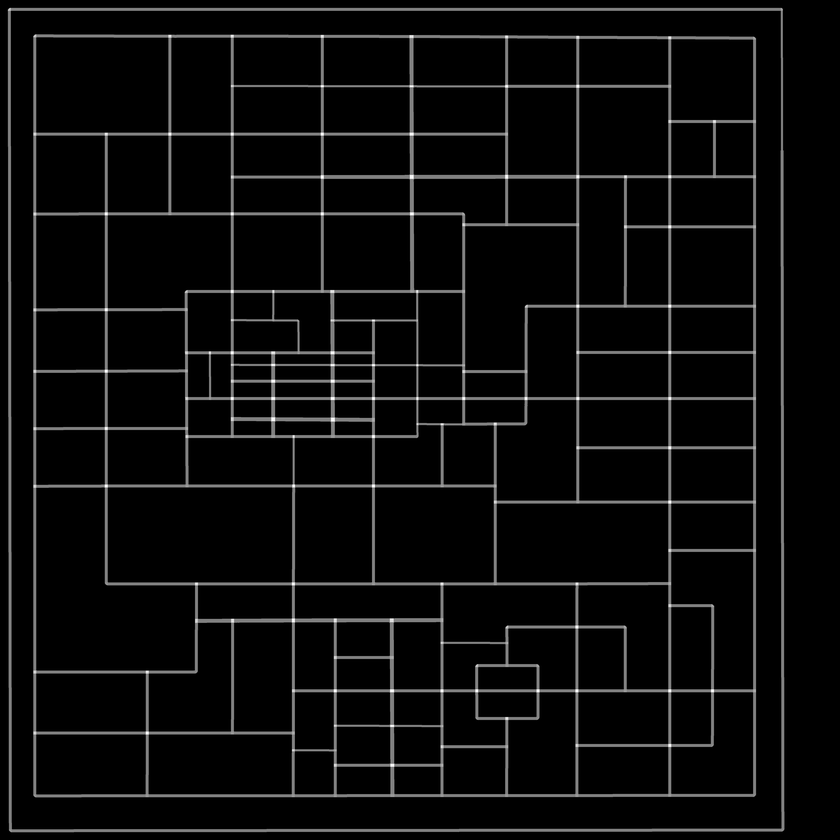
#> input picture processed_image_1_20_60_1.png, 840 x 840 px, shrunk from 4794 x 4794 before the run
$ python run.py
#> lines starting #> are read from the running program, lines starting #| are printed output that depends on the picture; after the words box and inside, x2 and y2 are one past the last pixel; in counts of white or black regions, pixels touching at a corner belong together
### find_feature.py
import cv2
import numpy as np
import os
from find_point import find_junction, bfs
from skimage.morphology import medial_axis, skeletonize
from peakRange import peak_process_image, find_peak_ranges, generate_peak_ranges
from arrayDifference import calculate_gray_sum


# [96 lines left out: functions thinning_image, process_image, not called in this run]


def process_image2(image_path, down_sampling=4, k=20, L=15, pix_thresholded=0.9):
#> called with image_path = './pics/image_3.png', down_sampling = 1, k = 20, L = 60, pix_thresholded = 1
    if os.path.exists(f'processed_image_{down_sampling}_{k}_{L}_{pix_thresholded}.png'):
        print("processed_image.jpg has exist")
        return cv2.imread(f'processed_image_{down_sampling}_{k}_{L}_{pix_thresholded}.png', cv2.IMREAD_GRAYSCALE)
#> returned value is the input picture: shape (840, 840); min 0, max 255, mean 11.8
    else:
        # 1. 读取灰度图像
        image = cv2.imread(image_path, cv2.IMREAD_GRAYSCALE)
        # 下采样参数
        scale_factor = 1 / down_sampling  # 缩小 8 倍

        # 计算新的图像尺寸
        new_width = int(image.shape[1] * scale_factor)
        new_height = int(image.shape[0] * scale_factor)
        new_size = (new_width, new_height)

        # 进行下采样
        resized_image = cv2.resize(image, new_size)

        # 2. 设定阈值超参数k并进行图像阈值处理
        thresholded_image = np.where(resized_image > k, 128, 0)
        # cv2.imwrite('thresholded_image.jpg', thresholded_image)

        # 进行细化
        thresholded_image = thinning_image(thresholded_image, L / 4)

        # 3. 构建垂直方向的直角模板
        # vertical_templates = create_corner_templates(L)
        vertical_num = [192, 160, 144, 136]

        # 4. 添加边界padding
        thresholded_image = np.pad(thresholded_image, L, mode='constant', constant_values=0)

        sum_of_y, sum_of_x = peak_process_image(thresholded_image, True)
        y_peak_ranges, x_peak_ranges = find_peak_ranges(sum_of_y, sum_of_x)
        peak_range_list = generate_peak_ranges(y_peak_ranges, x_peak_ranges)

        # 4. 遍历整张图片，使用模板进行匹配，并进行灰度值按位"或"运算
        processed_image = np.copy(thresholded_image)  # 创建一个副本用于处理
        height, width = thresholded_image.shape

        # 复制一份相同的图片出来
        copy_image = np.copy(thresholded_image)

        print("field count: {}".format(len(peak_range_list)))
        cnt = 0
        # 由于图象可能会有像素级缺损，给定一个满足条件的阈值 pix_thresholded
        for peak_range in peak_range_list:
            cnt += 1
            if cnt % 100 == 0:
                print(cnt)
            for y in range(peak_range[1], peak_range[3] + 1):
                for x in range(peak_range[0], peak_range[2] + 1):
                    # 边界处理
                    if x < L or x > width - L or y < L or y > height - L:
                        continue
                    # 手动涉及4个匹配模板，复杂度n

                    # 用矩形模板匹配，复杂度为n^2
                    # for i, template in enumerate(vertical_templates):
                    #     if (template[0] * copy_image[y:y + L, x:x + L]).sum() == 128 * (2 * L - 1):
                    #         y_pad = template[1]
                    #         x_pad = template[2]
                    #         padded_image[y + y_pad, x + x_pad] = padded_image[y + y_pad, x + x_pad] | vertical_num[i]

                    # (开口向↘)
                    if (copy_image[y:y + L, x]).sum() >= 128 * L * pix_thresholded and (
                            copy_image[y, x:x + L]).sum() >= 128 * L * pix_thresholded:
                        thresholded_image[y, x] = thresholded_image[y, x] | vertical_num[0]
                    # (开口向↙)
                    if (copy_image[y:y + L, x]).sum() >= 128 * L * pix_thresholded and (
                            copy_image[y, x - L + 1:x + 1]).sum() >= 128 * L * pix_thresholded:
                        thresholded_image[y, x] = thresholded_image[y, x] | vertical_num[1]
                    # (开口向↗)
                    if (copy_image[y - L + 1:y + 1, x]).sum() >= 128 * L * pix_thresholded and (
                            copy_image[y, x:x + L]).sum() >= 128 * L * pix_thresholded:
                        thresholded_image[y, x] = thresholded_image[y, x] | vertical_num[2]
                    # (开口向↖)
                    if (copy_image[y - L + 1:y + 1, x]).sum() >= 128 * L * pix_thresholded and (
                            copy_image[y, x - L + 1:x + 1]).sum() >= 128 * L * pix_thresholded:
                        thresholded_image[y, x] = thresholded_image[y, x] | vertical_num[3]

        # 6. 删除边界padding
        processed_image = thresholded_image[L:-L, L:-L]

        # 7. 保存灰度图
        cv2.imwrite(f'./pics/processed_image_{down_sampling}_{k}_{L}_{pix_thresholded}.png', processed_image)

        # 8. 返回文件路径
        return processed_image


# [79 lines left out: function process_image3, not called in this run]


# [3 lines that do not run on import are left out]

### find_point.py
from collections import deque

import numpy as np
import cv2
import json
from peakRange import peak_process_image, find_peak_ranges, generate_peak_ranges


class Point:
    def __init__(self, pid, y, x, cls):
        self.pid = pid
        self.y = y
        self.x = x
        self.cls = cls

    def __str__(self):
        return f"Point: pid={self.pid}, y={self.y}, x={self.x}, cls={self.cls}"


class Box:
    # [7 lines left out: function __init__, not called in this run]


class NumpyEncoder(json.JSONEncoder):
    # [12 lines left out: functions default, to_json_and_save, not called in this run]


def reset_values(arr, value, new_value):
    mask = (arr == value)  # 创建一个布尔掩码，表示arr中值为value的位置
    arr[mask] = new_value  # 将掩码为True的位置的值置为new_value


def get_top_k_indices(arr, k):
    indices = np.argsort(arr)[-k:]  # 对数组进行升序排序，并取最后的k个索引
    return indices[::-1]  # 将索引顺序反转，得到前k个最大值的索引


# [198 lines left out: functions calculate_nonzero_lengths, sliding_window, non_max_suppression, calculate_iou, find_junction, bfs, not called in this run]


def bfs2(process_image, image_path, down_sampling):
#> called with image_path = './pics/image_3.png', down_sampling = 1
    height, width = process_image.shape
#> height = 840; width = 840
    # 重新计算peak，因为get_featrue是计算过padding的，坐标轴不一样
    sum_of_y, sum_of_x = peak_process_image(process_image)
#> in peak_process_image, `sum_of_y = np.sum(gray_img, axis=1)`: sum_of_y = 840 values, max 103588 at index 830, min 0 at index 0, mean 9950.2
#> in peak_process_image, `sum_of_x = np.sum(gray_img, axis=0)`: sum_of_x = 840 values, max 110120 at index 9, min 0 at index 0, mean 9950.2
    y_peak_ranges, x_peak_ranges = find_peak_ranges(sum_of_y, sum_of_x)
#> in find_peak_ranges, `y_derivatives = [int(sum_of_y[i + 1]) - int(sum_of_y[i]) for i in rang..`: y_derivatives = 839 values, max 82945 at index 7, min -82589 at index 10, mean 0
#> in find_peak_ranges, `x_derivatives = [int(sum_of_x[i + 1]) - int(sum_of_x[i]) for i in rang..`: x_derivatives = 839 values, max 81918 at index 780, min -84429 at index 755, mean 0
#> in find_peak_ranges, `threshold = min(max(map(abs, y_derivatives)), max(map(abs, x_derivativ..`: threshold = 829.5
#> after the loop in find_peak_ranges, `for i in range(len(y_derivatives)):`: start_index = 827; y_peak_ranges = 53 pairs, first value 6 to 798, second value 10 to 799
#> after the loop in find_peak_ranges, `for i in range(len(x_derivatives)):`: start_index = 779; x_peak_ranges = 34 pairs, first value 6 to 751, second value 11 to 756
#> y_peak_ranges = 54 pairs, first value 6 to 827, second value 10 to 832; x_peak_ranges = 35 pairs, first value 6 to 779, second value 11 to 784
    peak_range_list = generate_peak_ranges(y_peak_ranges, x_peak_ranges)
#> in generate_peak_ranges, `peak_range_list = [[x_peak_range[0], y_peak_range[0], x_peak_range[1],..`: peak_range_list = 1890 items, first 6: [6, 6, 11, 10], [12, 6, 13, 10], [32, 6, 36, 10], [37, 6, 38, 10], [103, 6, 107, 10], [144, 6, 148, 10]
#> in generate_peak_ranges, `unique_peak_range_list = sorted(list(peak_range_list), key=lambda x: x..`: unique_peak_range_list = 1890 items, first 6: [6, 6, 11, 10], [6, 33, 11, 39], [6, 83, 11, 87], [6, 119, 11, 122], [6, 129, 11, 130], [6, 131, 11, 135]
#> peak_range_list has the same summary as unique_peak_range_list in generate_peak_ranges

    # 1. 将二值图所有值为128的位置置为0
    copy_image = np.copy(process_image)
    reset_values(copy_image, 128, 0)
#> in reset_values, `mask = (arr == value)`:
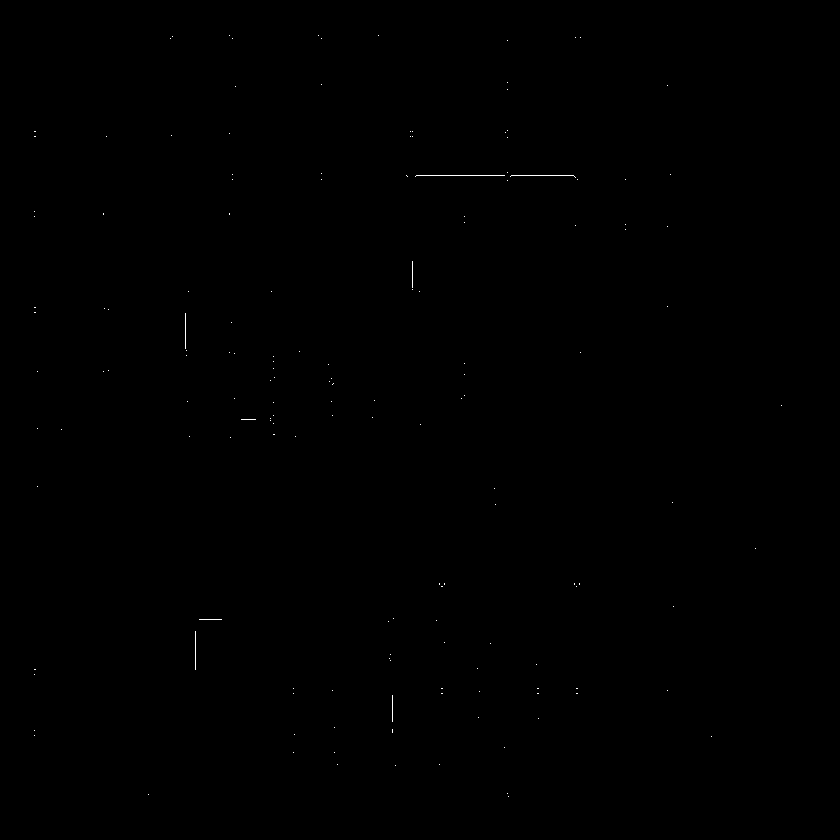
#> mask: shape (840, 840) bool; 0.07% white in thin lines or dots, all inside (x1, y1, x2, y2) = (34, 35, 782, 797)
    id_map = np.zeros((height, width), dtype=int)
    visited = np.zeros((height, width), dtype=bool)
    id_counter = 1
    points = []

    def get_neighbors(y, x):
        neighbors = []
        if y > 0:
            neighbors.append((y - 1, x))
        if y < height - 1:
            neighbors.append((y + 1, x))
        if x > 0:
            neighbors.append((y, x - 1))
        if x < width - 1:
            neighbors.append((y, x + 1))
        return neighbors

    def bfs_from_point(start_y, start_x):
        nonlocal id_counter
        queue = deque([(start_y, start_x)])
        visited[start_y, start_x] = True
        cls_counts = {}  # Count of each pixel value within the connected component
        while queue:
            y, x = queue.popleft()
            pixel_value = copy_image[y, x]
            id_map[y, x] = id_counter
            cls_counts[pixel_value] = cls_counts.get(pixel_value, 0) + 1

            for neighbor_y, neighbor_x in get_neighbors(y, x):
                if not visited[neighbor_y, neighbor_x] and copy_image[neighbor_y, neighbor_x] != 0:
                    visited[neighbor_y, neighbor_x] = True
                    queue.append((neighbor_y, neighbor_x))

        max_cls = max(cls_counts, key=lambda k: cls_counts[k])
        if cls_counts.get(248, 0) != 0:
            max_cls = 248
        y_mean = np.mean([point[0] for point in np.argwhere(id_map == id_counter)])
        x_mean = np.mean([point[1] for point in np.argwhere(id_map == id_counter)])
        points.append(Point(id_counter - 1, int(y_mean), int(x_mean), max_cls))
        id_counter += 1

    for peak_range in peak_range_list:
        for y in range(peak_range[1], peak_range[3] + 1):
            for x in range(peak_range[0], peak_range[2] + 1):
                if not visited[y, x] and copy_image[y, x] != 0:
                    bfs_from_point(y, x)
#> this loop made 1890 passes

    image = cv2.imread(image_path, cv2.IMREAD_GRAYSCALE)
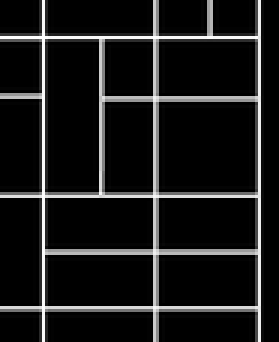
#> input picture pics/image_3.png, 93 x 114 px, shrunk from 530 x 649 before the run (shown 3 times larger)
#> image is the input picture: shape (114, 93); min 0, max 255, mean 25
    # 下采样参数
    scale_factor = 1 / down_sampling  # 缩小 8 倍
    # 计算新的图像尺寸
    new_width = int(image.shape[1] * scale_factor)
#> new_width = 93
    new_height = int(image.shape[0] * scale_factor)
#> new_height = 114
    new_size = (new_width, new_height)
#> new_size = (93, 114)

    # 进行下采样
    image = cv2.resize(image, new_size)

    # 将灰度图像转换为彩色图像
    process_image = cv2.cvtColor(image, cv2.COLOR_GRAY2BGR)

    # 绘制选定点的红色像素并标记 points.cls
    for point in points:
        x = point.x
        y = point.y
        cls = point.cls

        # 设置像素颜色为红色
        process_image[y, x] = (0, 0, 255)  # BGR颜色通道，红色为(0, 0, 255)

        # 在图像上标记 points.cls
        # cv2.putText(process_image, str(point.pid) + '_' + str(cls), (x, y), cv2.FONT_HERSHEY_SIMPLEX, scale_factor,
        #             (0, 255, 0), 1)  # 文本颜色为白色
        cv2.putText(process_image, str(point.pid), (x, y), cv2.FONT_HERSHEY_SIMPLEX, scale_factor,
                    (0, 255, 0), 1)  # 文本颜色为白色
#> this loop made 3 passes
#> (x, y, cls) on passes 1 to 3: (8, 6, 1), (7, 7, 1), (408, 450, 133)
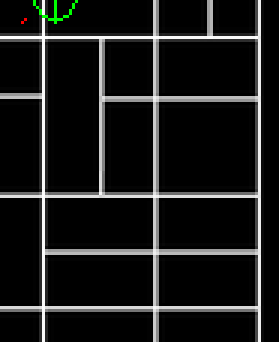
#> process_image: shape (114, 93, 3) (shown 3 times larger); 0.26% of pixels changed, all inside (x1, y1, x2, y2) = (7, 0, 26, 8)

    cv2.imwrite('./pics/boxs_image_bfs.png', process_image)
    to_json_and_save(points, "./pics/point.json")

    return points


# [4 lines that do not run on import are left out]

### peakRange.py
import cv2
import numpy as np
import matplotlib.pyplot as plt


# 计算每一行和每一列的灰度值总和
def peak_process_image(img, paint=False):
    gray_img = img

    # 计算每一列和每一行的灰度值之和
    sum_of_y = np.sum(gray_img, axis=1)
    sum_of_x = np.sum(gray_img, axis=0)

    if paint:
        # 将结果可视化并保存为.jpg文件
        plt.plot(sum_of_y)
        plt.savefig('./pics/sum_of_y.jpg')
        plt.clf()

        plt.plot(sum_of_x)
        plt.savefig('./pics/sum_of_x.jpg')

    # 返回x轴每个值所在列和y轴每个值所在行的灰度的和
    return sum_of_y, sum_of_x


# sum_of_y, sum_of_x = process_image('roadImage.jpg')


def find_peak_ranges(sum_of_y, sum_of_x):
    y_derivatives = [int(sum_of_y[i + 1]) - int(sum_of_y[i]) for i in range(len(sum_of_y) - 1)]
    x_derivatives = [int(sum_of_x[i + 1]) - int(sum_of_x[i]) for i in range(len(sum_of_x) - 1)]

    threshold = min(max(map(abs, y_derivatives)), max(map(abs, x_derivatives))) * 0.01
    y_peak_ranges = []
    x_peak_ranges = []

    start_index = None
    end_index = None
    for i in range(len(y_derivatives)):
        if y_derivatives[i] > threshold:
            if end_index is not None and start_index is not None:
                y_peak_ranges.append((start_index, end_index))
                start_index = None
                end_index = None
            if start_index is None:
                start_index = i
        if y_derivatives[i] < -threshold and start_index is not None:
            end_index = i
    if end_index is not None and start_index is not None:
        y_peak_ranges.append((start_index, end_index))

    start_index = None
    end_index = None
    for i in range(len(x_derivatives)):
        if x_derivatives[i] > threshold:
            if end_index is not None and start_index is not None:
                x_peak_ranges.append((start_index, end_index))
                start_index = None
                end_index = None
            if start_index is None:
                start_index = i
        elif x_derivatives[i] < -threshold and start_index is not None:
            end_index = i
    if end_index is not None and start_index is not None:
        x_peak_ranges.append((start_index, end_index))

    return y_peak_ranges, x_peak_ranges


# 将y轴方向和x轴方向每个峰值的起始值和结束值两两组合
def generate_peak_ranges(y_peak_ranges, x_peak_ranges):
    # 将y轴方向和x轴方向每个峰值的起始值和结束值两两组合，生成可以表示一个区域的[x1, y1, x2, y2]的新列表
    peak_range_list = [[x_peak_range[0], y_peak_range[0], x_peak_range[1], y_peak_range[1]]
                       for y_peak_range in y_peak_ranges for x_peak_range in x_peak_ranges]

    # 将结果转换为列表并按照起始值排序
    unique_peak_range_list = sorted(list(peak_range_list), key=lambda x: x[0])

    # 返回去重后的结果
    return unique_peak_range_list

### config.py
import argparse


def parse_arguments():
    parser = argparse.ArgumentParser(description='配置解析器')

    parser.add_argument('--input_image', default='./pics/image_3.png', help='输入图片路径')
    parser.add_argument('--output_path', default='./pics/A.xml', help='输出文件路径')
    parser.add_argument('-k', type=int, default=20, help='二值化像素值的阈值')
    parser.add_argument('--down_sampling', type=int, default=1, help='下采样幅度')
    parser.add_argument('-L', type=int, default=60, help='路口模板匹配值的大小，根据下采样幅度，越小的图片所需模板大小越小')
    parser.add_argument('-M', type=int, default=30, help='路口坐标误差阈值，根据下采样幅度，越小的图片所需路口容差大小越小')
    parser.add_argument('--tolerance', type=float, default=1, help='模板匹配的容忍值，如果图片不规整，适当将其调小，取值[0,1]')

    args = parser.parse_args()
    return args

### run.py
from find_feature import process_image, process_image2, process_image3
from find_point import bfs, bfs2
from config import parse_arguments
from edgeDetection import edge_detection
from find_junction import find_nearest_points
from json_to_xml import convert_json_to_xml
from paint_result import paint_result
import time

# 获取超参数
parser = parse_arguments()

# 获取路口信息
start_time = time.time()
image_file = process_image2(parser.input_image, down_sampling=parser.down_sampling, k=parser.k, L=parser.L,
                            pix_thresholded=parser.tolerance)
end_time = time.time()
print("获取路口信息耗时：", end_time - start_time, "秒")

# 获取点信息
start_time = time.time()
#> (the run stopped early here; a loop or call above may not have finished)
